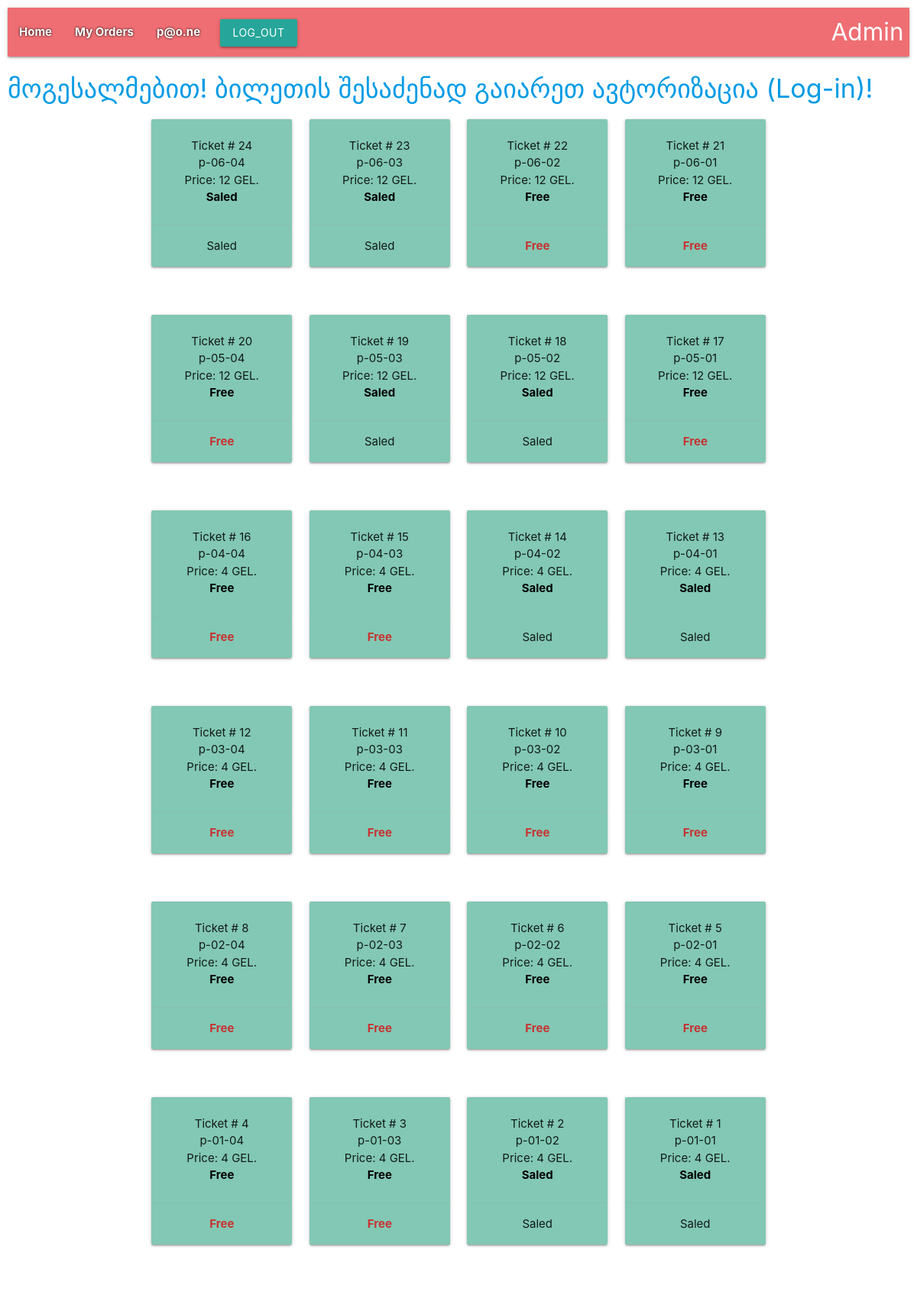
The page /ind/ (signed in) on the database its author committed.
### user/models.py (models this page shows, shortened)
class User(AbstractUser):
    username = None
    email = models.EmailField(_('email address'), unique=True)
    salary = models.DecimalField(
        max_digits=8, decimal_places=2,
        verbose_name=_('Salary'), help_text='in Lari)', default=Decimal(100)
    )
    phone_number = models.CharField(max_length=50, verbose_name=_('Phone Number'))
    objects = UserManager()
    USERNAME_FIELD = 'email'
    REQUIRED_FIELDS = []
    class Meta:
        verbose_name = _('Employee')
        verbose_name_plural = _('Employees')

### tickets/models.py (models this page shows, shortened)
class Ticket(models.Model):
    name = models.CharField(max_length=24, verbose_name='Name')
    start_time = models.DateTimeField(verbose_name='Start time', default=datetime(2021, 2, 3))
    end_time = models.DateTimeField(verbose_name="End time", default=datetime(2021, 2, 4))
    code = models.IntegerField(unique=True)
    price = models.IntegerField(default=12)
    class StatusType(TextChoices):
        FREE = 'Free', _("Free")
        SALED = 'Saled', _("Saled")
    status = models.CharField(max_length=5, choices=StatusType.choices, default=StatusType.FREE)
    class Meta:
        verbose_name = _('Ticket')
        verbose_name_plural = _('Tickets')

### tickets/views.py (the view)
# urls.py: path('ind/', IndexView.as_view(), name='index'),
class IndexView(generic.ListView):
    template_name = 'tickets/tickets.html'
    context_object_name = 'ticket_list'
    def get_queryset(self):
        return Ticket.objects.all().order_by('-pk')

### templates/tickets/tickets.html
{% extends 'base.html' %}
{% block content %}
    <h4>
        <a href="{% url 'user:user_login' %}">
        მოგესალმებით! ბილეთის შესაძენად გაიარეთ ავტორიზაცია (Log-in)!
        </a>
    </h4>
<div class="container">
    <div class="row">
        {% for ticket in ticket_list %}
        {% if forloop.counter0|divisibleby:4 %}
        <div class="row">
            {% endif %}
            <div class="col s12 m3 l3 center">
                <div class="row">
                    <div class="col s12">
                        <div class="card" style="background-color: rgb(130,200,180);">
                            <div class="card-content">
                                <p>Ticket # {{ ticket.pk }}</p>
                                <p>{{ ticket.name }}</p>
                                <p>Price: {{ ticket.price }} GEL.</p>
                                <p style="color: rgb(0,0,0); font-weight: bold;">{{ ticket.status }}</p>
                            </div>
                            <div class="card-action">
                                {% if ticket.orders %}
                                <span >{{ ticket.status }}</span>
                                {% else %}
                                <span style="color: rgb(200,50,50); font-weight: bold;">{{ ticket.status }}</span>
                                {% endif %}
                            </div>
                        </div>
                    </div>
                </div>
            </div>
            {% if forloop.counter|divisibleby:4 or forloop.last %}
        </div>
        {% endif %}
        {% endfor %}
    </div>
</div>
{% endblock %}

### templates/partials/header.html (shortened to what this page needs)
<nav style="padding= 20px;">
    <div class="nav-wrapper">
      <ul id="nav-mobile" class="left hide-on-med-and-down">
        <li style="color: rgb(100,30,30); font-weight: bold; text-shadow: 0 0 3px #000000;">
            <a href="{% url 'tickets:index' %}">
                Home
            </a>
        </li>
        {% if user.is_authenticated %}
          <li style="color: rgb(100,30,30); font-weight: bold; text-shadow: 0 0 3px #000000;"><a href="{% url 'tickets:order' %}">My Orders</a></li>
          <li style="color: rgb(100,30,30); font-weight: bold; text-shadow: 0 0 3px #000000;"><a href="{% url 'tickets:personal' %}">{{ user.email }}</a></li>
          <li>
            <form action="{% url 'user:user_logout' %}" method="POST">
                <div class="row">
                    <div class="col s12">
                        <button class="btn waves-effect waves-light" type="submit" name="action">
                            Log_out
                        </button>
                    </div>
                </div>
            </form>
        {% endif %}
          <li><a href="{% url 'admin:index' %}" class="brand-logo right">
              Admin</a></li>
      </ul>
    </div>
</nav>

### rows shown on the page
User: email "p@o.ne"
Ticket: pk "24", name "p-06-04", price "12", status "Saled"
Ticket: pk "23", name "p-06-03", price "12", status "Saled"
Ticket: pk "22", name "p-06-02", price "12", status "Free"
Ticket: pk "21", name "p-06-01", price "12", status "Free"
Ticket: pk "20", name "p-05-04", price "12", status "Free"
Ticket: pk "19", name "p-05-03", price "12", status "Saled"
Ticket: pk "18", name "p-05-02", price "12", status "Saled"
Ticket: pk "17", name "p-05-01", price "12", status "Free"
Ticket: pk "16", name "p-04-04", price "4", status "Free"
Ticket: pk "15", name "p-04-03", price "4", status "Free"
Ticket: pk "14", name "p-04-02", price "4", status "Saled"
Ticket: pk "13", name "p-04-01", price "4", status "Saled"
Ticket: pk "12", name "p-03-04", price "4", status "Free"
Ticket: pk "11", name "p-03-03", price "4", status "Free"
Ticket: pk "10", name "p-03-02", price "4", status "Free"
Ticket: pk "9", name "p-03-01", price "4", status "Free"
Ticket: pk "8", name "p-02-04", price "4", status "Free"
Ticket: pk "7", name "p-02-03", price "4", status "Free"
Ticket: pk "6", name "p-02-02", price "4", status "Free"
Ticket: pk "5", name "p-02-01", price "4", status "Free"
Ticket: pk "4", name "p-01-04", price "4", status "Free"
Ticket: pk "3", name "p-01-03", price "4", status "Free"
Ticket: pk "2", name "p-01-02", price "4", status "Saled"
Ticket: pk "1", name "p-01-01", price "4", status "Saled"
